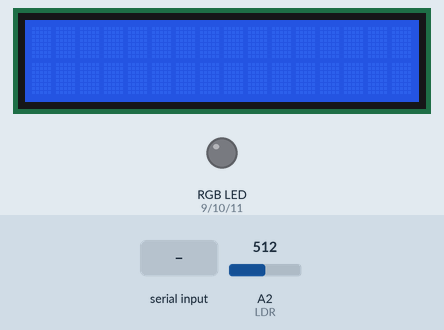
The sketch below on a simulated Arduino Uno, built with avr-gcc and run on an emulated ATmega328P. On the bench: 16×2 character LCD, an RGB LED mixed from three pins (HIGH = lit). The inputs (shaded band) are chosen by the test bench; at power-on: A2 (LDR) = 512. What the sketch prints to the serial monitor is not drawn.

Above: at 1.3 s.
1.4 s: "1\n" received over Serial
At 2.5 s:
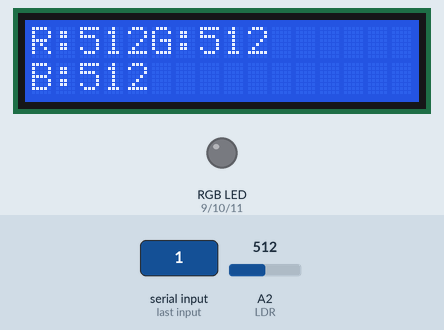
3.2 s: "3\n" received over Serial
At 4.6 s:
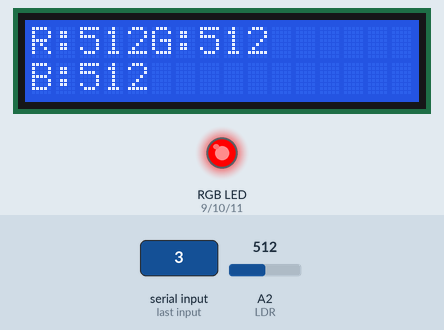
At 6.0 s:
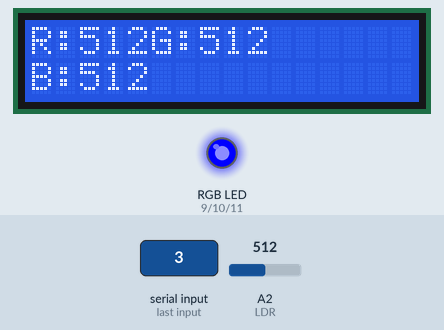
6.2 s: "0\n" received over Serial
Timing chart, 0 to 10.2 s (numbered marks = the images above; inputs shaded):
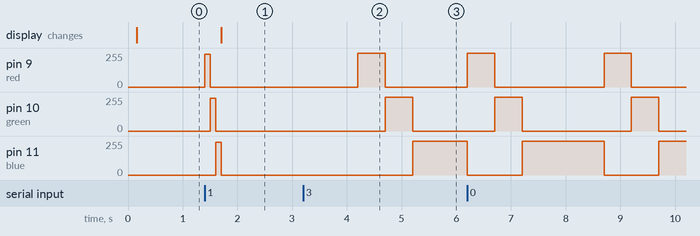

The sketch:

ED5080_FullCalibration.ino
```cpp
#include <LiquidCrystal.h>
#define LDR A2
const int rs = 2, en = 3, d4 = 4, d5 = 8, d6 = 12, d7 = 13;
LiquidCrystal lcd(rs, en, d4, d5, d6, d7);
int key1 = 0;
#include <Servo.h>
int white[] = {0, 0, 0};
int step = 2;
/*maximum intensities*/
/*int Red_int = 200;
int Green_int = 200;
int Blue_int = 200;
*/
int cal = 0;
int maximum = 0;
int key = 1;
int red = 9;
int green = 10;
int blue = 11;

int ldr1 = 0;
int ldr2 = 0;
int ldr3 = 0;

int i = 1;


void setup() {
  // put your setup code here, to run once:
  Serial.begin(9600);

  delay(100);
  pinMode(red, OUTPUT);
  pinMode(green, OUTPUT);
  pinMode(blue, OUTPUT);

  pinMode(A2, INPUT);
  lcd.begin(16, 2);
}


void ManualCalibrate()
{


  while (key1 == 0)
  {
    key1 = Serial.parseInt();
    digitalWrite(9, HIGH);
    digitalWrite(10, LOW);
    digitalWrite(11, LOW);
    white[0] = analogRead(LDR);

    delay(500);
    digitalWrite(10, HIGH);
    digitalWrite(9, LOW);
    digitalWrite(11, LOW);
    white[1] = analogRead(LDR);

    delay(500);
    digitalWrite(11, HIGH);
    digitalWrite(9, LOW);
    digitalWrite(10, LOW);
    white[2] = analogRead(LDR);

    Serial.println("R :" + (String)white[0] + " G :" + (String)white[1] + " B :" + (String)white[2]);
    delay(500);

  }
  if (key1 == 2)
  {
    Serial.println("Done Manual");
  }

}

void AutoCalibrate() {
  int Red_int=245;
  int Green_int=245;
  int Blue_int=245;
  while (key == 1) {

    analogWrite(red, Red_int);
    ldr1 = analogRead(A2);
    delay(100);
    analogWrite(red, 0);

    analogWrite(green, Green_int);
    ldr2 = analogRead(A2);
    delay(100);
    analogWrite(green, 0);


    analogWrite(blue, Blue_int);
    ldr3 = analogRead(A2);
    delay(100);
    analogWrite(blue, 0);


    lcd.clear();
    lcd.setCursor(0, 0);
    lcd.print("R:");
    lcd.print(ldr1);

    lcd.print("G:");
    lcd.print(ldr2);

    lcd.setCursor(0, 1);
    lcd.print("B:");
    lcd.print(ldr3);
    lcd.display();
    delay(100);

    if (ldr1 > ldr2 && ldr1 > ldr3) {
      maximum = ldr1;
    }
    else if (ldr2 > ldr3) {
      maximum = ldr2;
    }
    else {
      maximum = ldr3;
    }

    if (maximum - ldr1 > 20) {
      Red_int = Red_int - step;

    }
    if (maximum - ldr2 > 20) {
      Green_int = Green_int - step;

    }
    if (maximum - ldr3 > 20) {
      Blue_int = Blue_int - step;

    }
    Serial.println("Red_Int: " + (String)Red_int + "  Green_Int: " + (String)Green_int + "  Blue_Int: " + (String)Blue_int );
    if (maximum - ldr1 < 20 && maximum - ldr2 < 20 && maximum - ldr3 < 20) {
      key = 0;
      Serial.println("AUTOCAL");
      Serial.println("FINAL! Red_Int: " + (String)Red_int + "Green_Int: " + (String)Green_int + "Blue_Int: " + (String)Blue_int );
    }
  }
}

void loop() {

  ////////// Calibration

  Serial.println("Please enter 3 for Manual Calibration and 1 for Auto Calibration");
  while (Serial.available() == 0) {}

  while (Serial.available() > 0) {
    cal = Serial.parseInt();
    Serial.println(cal);
    if (cal == 1) {
      Serial.println("AutoCal Start");
      AutoCalibrate();
      Serial.println("Done Auto");
    }

    else if (cal == 3) {
      Serial.println("Start Manual , press 2 to stop");
      ManualCalibrate();
    }
  }

}


/*void loop(){
intensity() ;}
void intensity() {
  int q = 255;
  while (q > 0) {
    analogWrite(red, q);
    delay(100);
    q = q - 5;

  }
}
*/
```

Measured:
- after the input at 1.4 s, pin 9 (red): 0/255 → 245/255 at once, → 0/255 0.10 s later; pin 10 (green): 0/255 → 245/255 after 0.10 s, → 0/255 0.10 s later; pin 11 (blue): 0/255 → 245/255 after 0.20 s, → 0/255 0.10 s later; the display: changes after 0.31 s (image 1)
- after the input at 3.2 s, pin 9 (red): 0/255 → 255/255 after 1.0 s, → 0/255 0.50 s later; pin 10 (green): 0/255 → 255/255 after 1.5 s, → 0/255 0.50 s later; pin 11 (blue): 0/255 → 255/255 after 2.0 s
